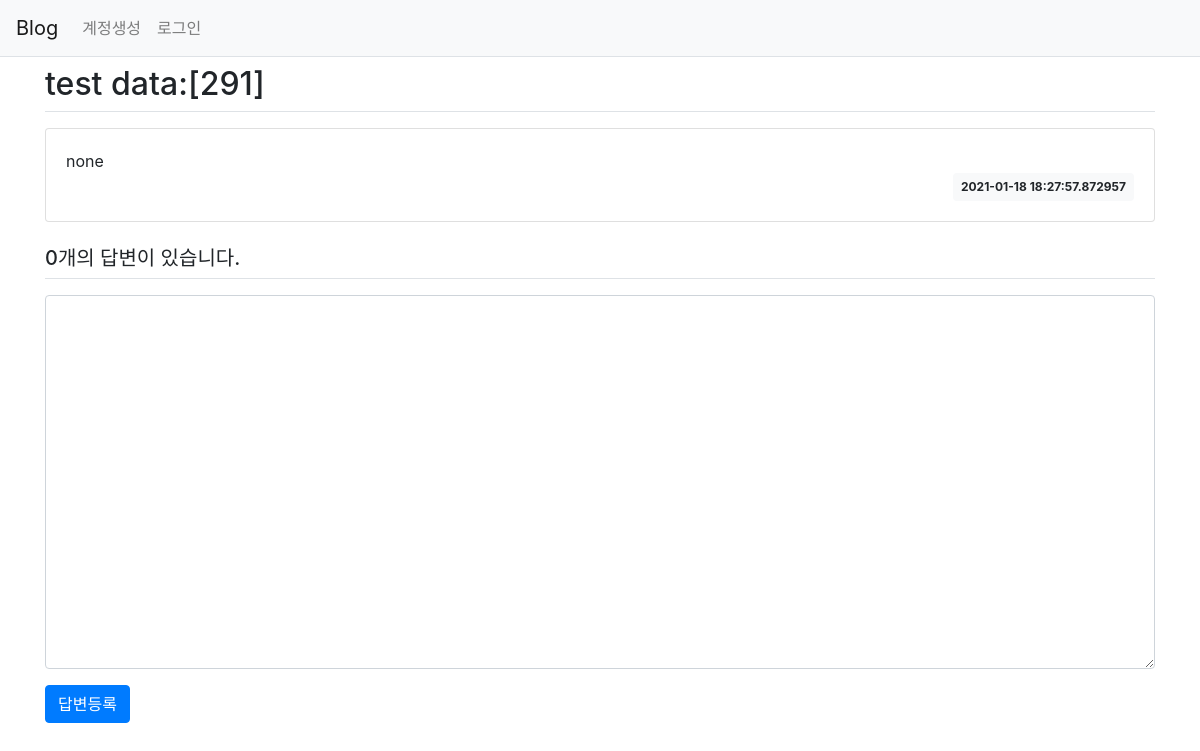
Before: /question/detail/303/ with the older database file.
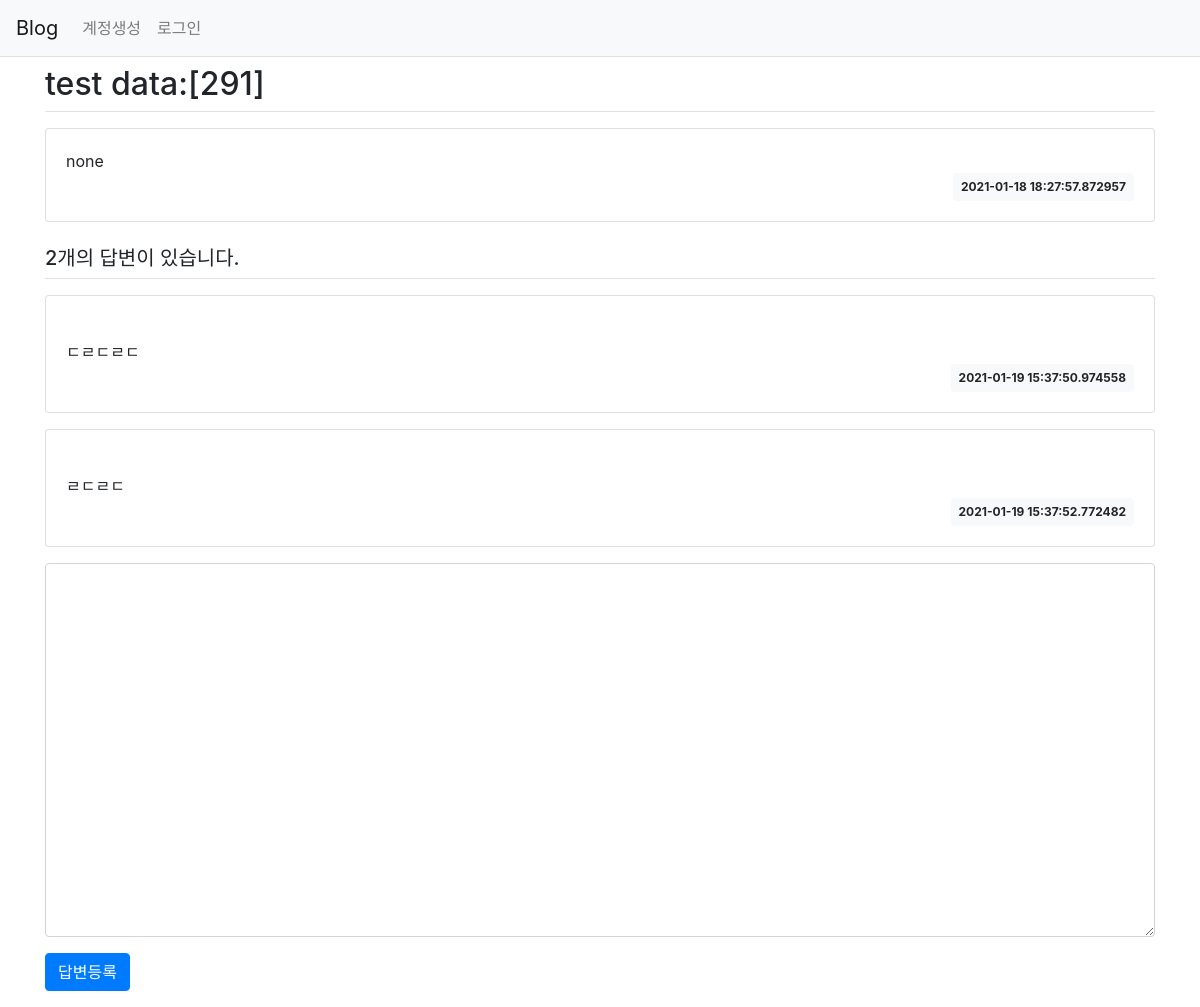
After: the same page with the newer database file.
### pybo/models.py (models this page shows)
class Answer(db.Model):
    id = db.Column(db.Integer, primary_key=True)
    question_id = db.Column(db.Integer, db.ForeignKey('question.id',ondelete='CASCADE'))     #db.ForeignKey에 지정한 첫 번째 값은 연결한 모델의 속성명이고 두 번째 ondelete에 지정한 값은 삭제 연동 설정이다. 즉, 답변 모델의 quesion_id 속성은 질문 모델의 id 속성과 연결되며 ondelete='CASCADE'에 의해 데이터베이스에서 쿼리를 이용하여 질문을 삭제하면 해당 질문에 달린 답변도 함꼐 삭제된다.
    question = db.relationship('Question',backref=db.backref('answer_set'))  #quesion속성은 답변 모델에서 질문 모델을 참조하기 위해 추가했다. 예를 들어 답변 모델 객체에서 질문 모델 객체의 제목을 참조하려면 answer.question.subject처럼 할 수 있다. 이렇게 하려면 속성을 추가할 때 db.Column이 아닌 db.relationship을 사용해야한다.
    content = db.Column(db.Text(), nullable=False)
    create_date = db.Column(db.DateTime(), nullable=False)

### pybo/views/question_views.py (the view)
@bp.route('/detail/<int:question_id>/')
def detail(question_id):
    form = AnswerForm()
    question = Question.query.get_or_404(question_id) #get_or_404는 해당 데이터를 찾을 수 없는 경우 404페이지를 출력해준다.
    return render_template('question/question_detail.html',question=question, form=form)

### pybo/forms.py
class AnswerForm(FlaskForm):
    content = TextAreaField('내용',validators=[DataRequired('내용은 필수입력 항목입니다.')])

### pybo/templates/question/question_detail.html (shortened to what this page needs)
{% extends 'base.html' %}
{% block content %}
<div class="container my3">
    <h2 class="border-bottom py-2">{{ question.subject }}</h2>
    <div class="card my-3">
        <div class="card-body">
            <div class="card-text" style="white-space: pre-line;">{{ question.content }}</div>
            <div class="d-flex justify-content-end">
                <div class="badge badge-light p-2">
                    {{ question.create_date }}
                </div>
            </div>
        </div>
    </div>
    <h5 class="border-bottom my-3 py-2">{{ question.answer_set|length }}개의 답변이 있습니다.</h5>
    {% for answer in question.answer_set %}
    <div class="card my-3">
        <div class="card-body">
            <div class="card-text" style="white-space: pre-line;">
            {{ answer.content }}
            </div>
            <div class="d-flex justify-content-end">
                <div class="badge badge-light p-2">
                    {{ answer.create_date }}
                </div>
            </div>
        </div>
    </div>
    {% endfor %}
    <form action="{{ url_for('answer.create',question_id=question.id)}}" method="POST" class="my-3">
        <div class="form-group">
            <textarea class="form-control" name="content" id="content" rows="15"></textarea>
        </div>
        <input type="submit" value="답변등록" class="btn btn-primary">
    </form>
</div>
{% endblock %}

Changed rows visible on the page:
added Answer: content "ㄷㄹㄷㄹㄷ", create_date "2021-01-19 15:37:50.974558"
added Answer: content "ㄹㄷㄹㄷ", create_date "2021-01-19 15:37:52.772482"
Other visible differences:
{{ question.answer_set|length }}: "0" → "2"
